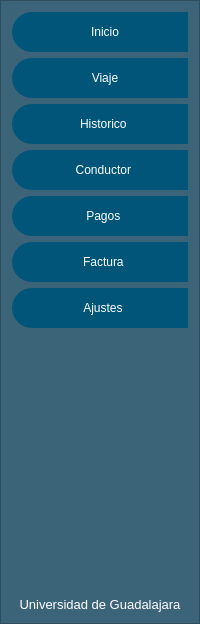
        <widget class="QFrame" name="frame_menu">
         <property name="minimumSize">
          <size>
           <width>200</width>
           <height>0</height>
          </size>
         </property>
         <property name="maximumSize">
          <size>
           <width>0</width>
           <height>16777215</height>
          </size>
         </property>
         <property name="styleSheet">
          <string notr="true">QFrame{
background-color: rgb(60, 100, 120);
}
QPushButton{
background-color: rgb(0, 85, 120);
border-top-left-radius:20px;
border-bottom-left-radius:20px;
font: 75 12pt &quot;Arial Narrow&quot;;

}
QPushButton:hover{
	background-color: rgb(50, 84, 100);
border-top-left-radius:20px;
border-bottom-left-radius:20px;
font: 75 12pt &quot;Arial Narrow&quot;;
}</string>
         </property>
         <property name="frameShape">
          <enum>QFrame::StyledPanel</enum>
         </property>
         <property name="frameShadow">
          <enum>QFrame::Raised</enum>
         </property>
         <layout class="QVBoxLayout" name="verticalLayout_3">
          <item>
           <widget class="QPushButton" name="btn_inicio">
            <property name="minimumSize">
             <size>
              <width>0</width>
              <height>40</height>
             </size>
            </property>
            <property name="maximumSize">
             <size>
              <width>16777215</width>
              <height>40</height>
             </size>
            </property>
            <property name="layoutDirection">
             <enum>Qt::LeftToRight</enum>
            </property>
            <property name="autoFillBackground">
             <bool>false</bool>
            </property>
            <property name="styleSheet">
             <string notr="true">color: rgb(255, 255, 255);</string>
            </property>
            <property name="text">
             <string notr="true">   Inicio</string>
            </property>
            <property name="icon">
             <iconset>
              <normaloff>images/845022.png</normaloff>images/845022.png</iconset>
            </property>
            <property name="iconSize">
             <size>
              <width>30</width>
              <height>30</height>
             </size>
            </property>
            <property name="checkable">
             <bool>false</bool>
            </property>
            <property name="checked">
             <bool>false</bool>
            </property>
            <property name="autoExclusive">
             <bool>false</bool>
            </property>
            <property name="autoDefault">
             <bool>false</bool>
            </property>
            <property name="default">
             <bool>false</bool>
            </property>
            <property name="flat">
             <bool>false</bool>
            </property>
           </widget>
          </item>
          <item>
           <widget class="QPushButton" name="btn_viajes">
            <property name="minimumSize">
             <size>
              <width>0</width>
              <height>40</height>
             </size>
            </property>
            <property name="maximumSize">
             <size>
              <width>16777215</width>
              <height>40</height>
             </size>
            </property>
            <property name="styleSheet">
             <string notr="true">color: rgb(255, 255, 255);</string>
            </property>
            <property name="text">
             <string>   Viaje</string>
            </property>
            <property name="icon">
             <iconset>
              <normaloff>images/carro-familiar.png</normaloff>images/carro-familiar.png</iconset>
            </property>
            <property name="iconSize">
             <size>
              <width>30</width>
              <height>30</height>
             </size>
            </property>
            <property name="checkable">
             <bool>false</bool>
            </property>
            <property name="checked">
             <bool>false</bool>
            </property>
            <property name="autoExclusive">
             <bool>false</bool>
            </property>
           </widget>
          </item>
          <item>
           <widget class="QPushButton" name="btn_historico">
            <property name="minimumSize">
             <size>
              <width>0</width>
              <height>40</height>
             </size>
            </property>
            <property name="maximumSize">
             <size>
              <width>16777215</width>
              <height>40</height>
             </size>
            </property>
            <property name="styleSheet">
             <string notr="true">color: rgb(255, 255, 255);</string>
            </property>
            <property name="text">
             <string>  Historico</string>
            </property>
            <property name="icon">
             <iconset>
              <normaloff>images/1584786.png</normaloff>images/1584786.png</iconset>
            </property>
            <property name="iconSize">
             <size>
              <width>30</width>
              <height>30</height>
             </size>
            </property>
            <property name="checkable">
             <bool>false</bool>
            </property>
            <property name="autoExclusive">
             <bool>false</bool>
            </property>
           </widget>
          </item>
          <item>
           <widget class="QPushButton" name="btn_conductor">
            <property name="minimumSize">
             <size>
              <width>0</width>
              <height>40</height>
             </size>
            </property>
            <property name="maximumSize">
             <size>
              <width>16777215</width>
              <height>40</height>
             </size>
            </property>
            <property name="styleSheet">
             <string notr="true">color: rgb(255, 255, 255);</string>
            </property>
            <property name="text">
             <string>  Conductor</string>
            </property>
            <property name="icon">
             <iconset>
              <normaloff>images/conductor (1).png</normaloff>images/conductor (1).png</iconset>
            </property>
            <property name="iconSize">
             <size>
              <width>30</width>
              <height>30</height>
             </size>
            </property>
            <property name="checkable">
             <bool>false</bool>
            </property>
            <property name="autoExclusive">
             <bool>false</bool>
            </property>
           </widget>
          </item>
          <item>
           <widget class="QPushButton" name="btn_ajustes_2">
            <property name="minimumSize">
             <size>
              <width>0</width>
              <height>40</height>
             </size>
            </property>
            <property name="maximumSize">
             <size>
              <width>16777215</width>
              <height>40</height>
             </size>
            </property>
            <property name="styleSheet">
             <string notr="true">color: rgb(255, 255, 255);</string>
            </property>
            <property name="text">
             <string>  Pagos</string>
            </property>
            <property name="icon">
             <iconset>
              <normaloff>../../SSPBD/Proyecto/Programa/images/dollar_1.png</normaloff>../../SSPBD/Proyecto/Programa/images/dollar_1.png</iconset>
            </property>
            <property name="iconSize">
             <size>
              <width>30</width>
              <height>30</height>
             </size>
            </property>
            <property name="checkable">
             <bool>false</bool>
            </property>
            <property name="autoExclusive">
             <bool>false</bool>
            </property>
           </widget>
          </item>
          <item>
           <widget class="QPushButton" name="btn_factura">
            <property name="minimumSize">
             <size>
              <width>0</width>
              <height>40</height>
             </size>
            </property>
            <property name="maximumSize">
             <size>
              <width>16777215</width>
              <height>40</height>
             </size>
            </property>
            <property name="styleSheet">
             <string notr="true">color: rgb(255, 255, 255);</string>
            </property>
            <property name="text">
             <string>  Factura</string>
            </property>
            <property name="icon">
             <iconset>
              <normaloff>images/679769 (1).png</normaloff>images/679769 (1).png</iconset>
            </property>
            <property name="iconSize">
             <size>
              <width>30</width>
              <height>30</height>
             </size>
            </property>
            <property name="checkable">
             <bool>false</bool>
            </property>
            <property name="autoExclusive">
             <bool>false</bool>
            </property>
           </widget>
          </item>
          <item>
           <widget class="QPushButton" name="btn_ajustes">
            <property name="minimumSize">
             <size>
              <width>0</width>
              <height>40</height>
             </size>
            </property>
            <property name="maximumSize">
             <size>
              <width>16777215</width>
              <height>40</height>
             </size>
            </property>
            <property name="styleSheet">
             <string notr="true">color: rgb(255, 255, 255);</string>
            </property>
            <property name="text">
             <string>  Ajustes</string>
            </property>
            <property name="icon">
             <iconset>
              <normaloff>images/1077198.png</normaloff>images/1077198.png</iconset>
            </property>
            <property name="iconSize">
             <size>
              <width>30</width>
              <height>30</height>
             </size>
            </property>
            <property name="checkable">
             <bool>false</bool>
            </property>
            <property name="autoExclusive">
             <bool>false</bool>
            </property>
           </widget>
          </item>
          <item>
           <spacer name="verticalSpacer">
            <property name="orientation">
             <enum>Qt::Vertical</enum>
            </property>
            <property name="sizeHint" stdset="0">
             <size>
              <width>20</width>
              <height>263</height>
             </size>
            </property>
           </spacer>
          </item>
          <item>
           <widget class="QLabel" name="label">
            <property name="font">
             <font>
              <pointsize>10</pointsize>
              <weight>50</weight>
              <italic>false</italic>
              <bold>false</bold>
             </font>
            </property>
            <property name="styleSheet">
             <string notr="true">color: rgb(255, 255, 255);</string>
            </property>
            <property name="text">
             <string>Universidad de Guadalajara</string>
            </property>
            <property name="alignment">
             <set>Qt::AlignCenter</set>
            </property>
           </widget>
          </item>
         </layout>
        </widget>
